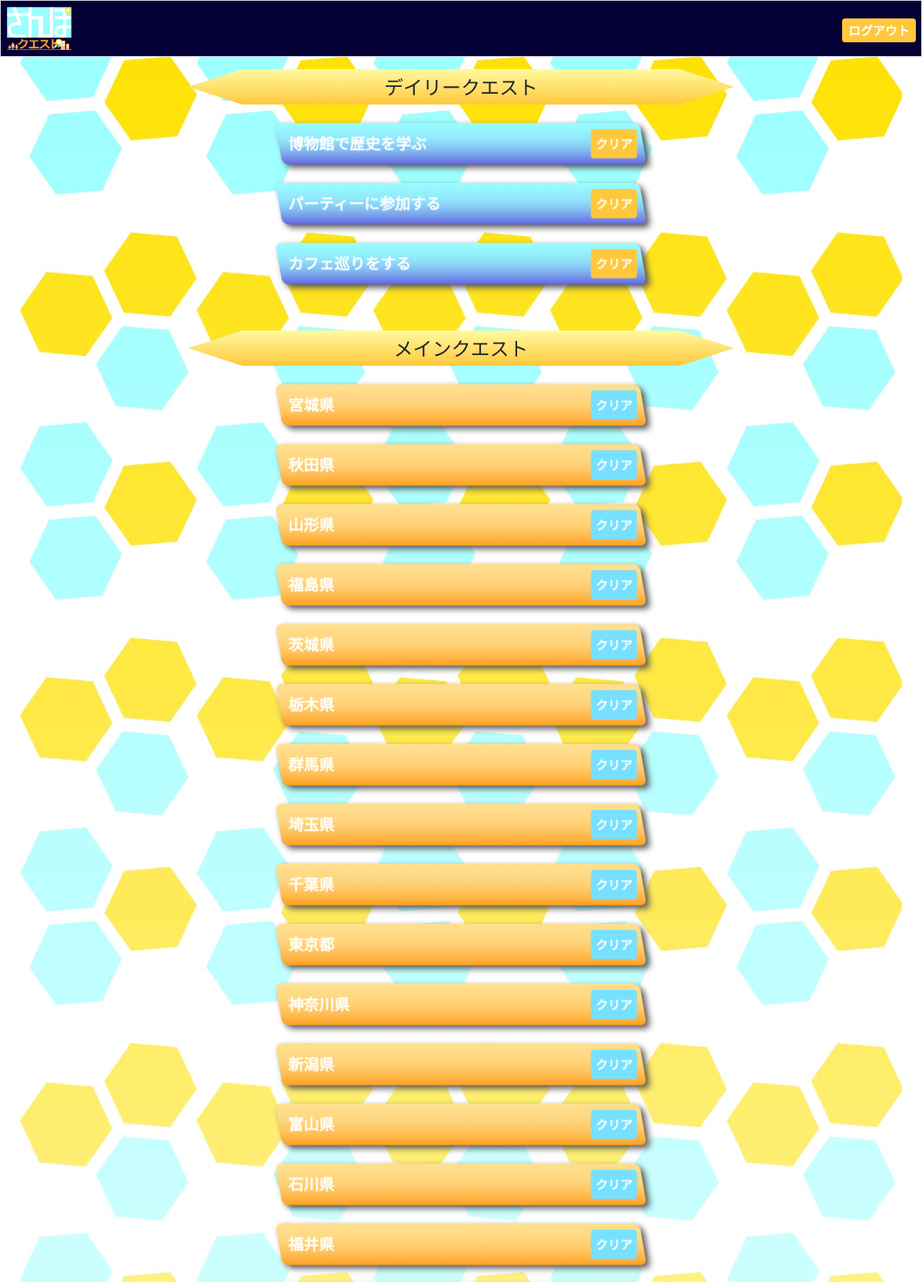
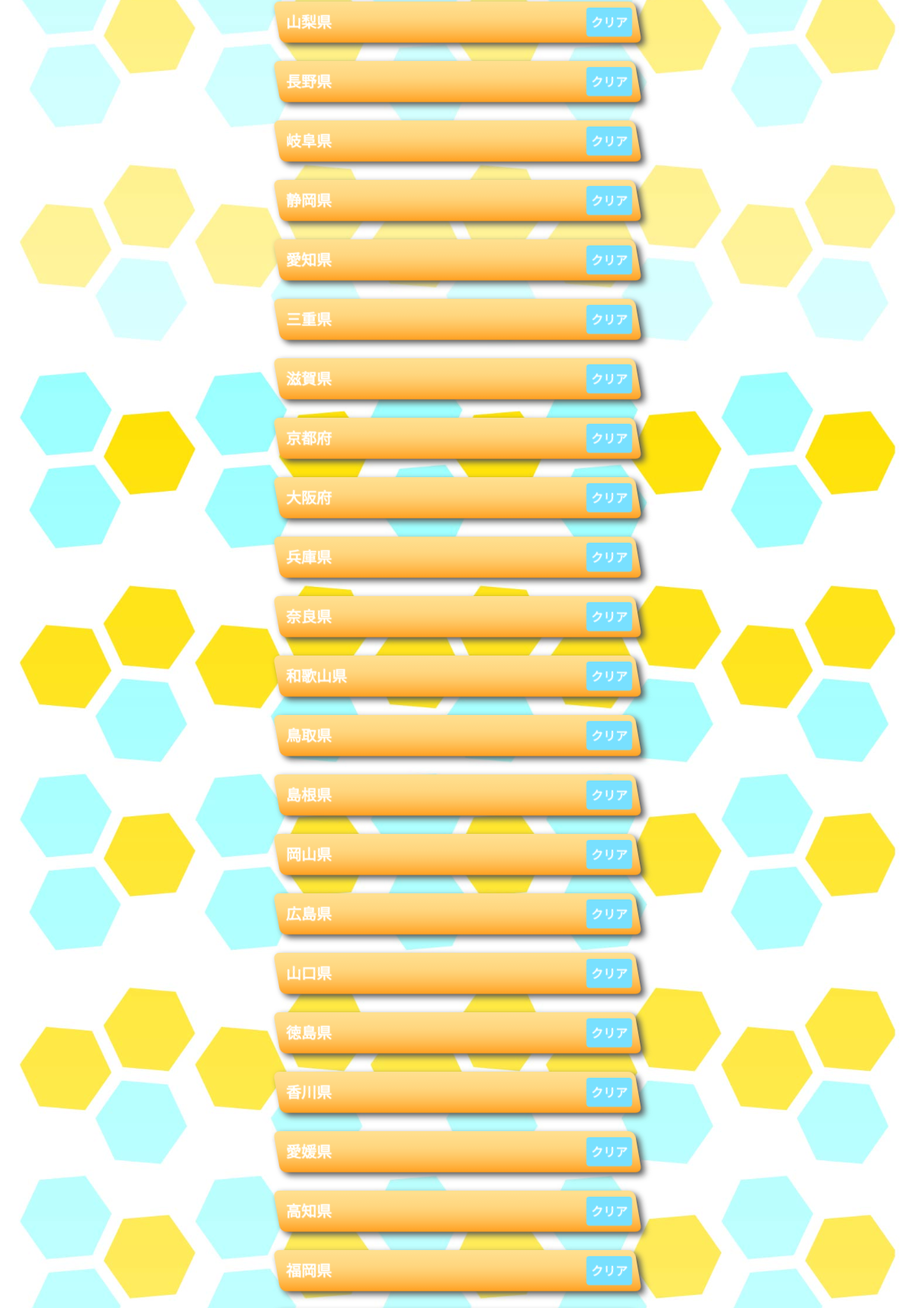
The app's page /quest (signed in, upper part) with its own data (2 pictures, top to bottom).
### tables this page shows
CREATE TABLE dailys(
id INTEGER PRIMARY KEY AUTOINCREMENT NOT NULL,
choice TEXT NOT NULL,
boolean_clear INTEGER NOT NULL DEFAULT 0
);

CREATE TABLE spots(
id INTEGER PRIMARY KEY AUTOINCREMENT NOT NULL,
prefecture TEXT,
spot TEXT,
boolean_clear INTEGER NOT NULL DEFAULT 0
);

### src/app.py (the view)
@app.route("/quest", methods=["GET", "POST"])
@login_required
def quest():
    conn = sqlite3.connect("../db/gacha.db")
    cur = conn.cursor()
    db = cur.execute("SELECT * FROM dailys")
    dailys = db.fetchall()
    db2 = cur.execute("SELECT * FROM spots")
    spots = db2.fetchall()
    return render_template("quest.html", dailys=dailys, spots=spots)

### src/app.py (called while the page is built)
def login_required(f):
    @wraps(f)
    def decorated_function(*args, **kwargs):
        if session.get("user_id") is None:
            return redirect("/login")
        return f(*args, **kwargs)
    return decorated_function

### src/templates/quest.html (shortened to what this page needs)
{% extends "layout.html" %}
{% block main %}
    <div class="title">
        <h1>デイリークエスト</h1>
    </div>
    {% for daily in dailys %}
    {% if daily[2] == 0 %}
        <form action="/achieve_daily_quest" method="POST">
            <div class="dailyquest">
                <label for="{{ daily[0] }}">{{ daily[1] }}</label>
                <button class="button-important" type="submit">クリア</button>
            </div>
        </form>
        {% endif %}
    {% endfor %}
    <div class="title">
        <h1>メインクエスト</h1>
    </div>
    {% for spot in spots %}
    {% if spot[3] == 0 %}
        <form action="/achieve_spot_quest" method="POST">
            <div class="mainquest">
                <label for="{{ spot[0] }}">{{ spot[1] }}</label>
                <button class="button-normal" type="submit">クリア</button>
            </div>
        </form>
        {% endif %}
    {% endfor %}
{% endblock %}

### src/templates/layout.html (shortened to what this page needs)
<!DOCTYPE html>
<html lang="ja">
    <head>
        <link href="https://cdn.jsdelivr.net/npm/bootstrap@5.1.3/dist/css/bootstrap.min.css" rel="stylesheet">
        <link href="/static/styles.css" rel="stylesheet">
    </head>
    <body>
        {% if session["user_id"] %}
        <nav class="button-register border navbar navbar-expand-md navbar-light nav_lock">
            <div class="container-fluid">
                <a class="navbar-brand" href="/"><img src="../static/images/sanpologo.png" style="width:auto; height:5.6rem"></a>
                        <ul class="navbar-nav ms-auto mt-2">
                            <li class="nav-item">
                                <form action="/logout">
                                    <button class="btn button-important" type="submit">ログアウト</button>
                                </form>
                            </li>
                        </ul>
                    {% endif %}
                </div>
        </nav>
        <main class="container-fluid py-5 text-center">
            {% block main %}{% endblock %}
        </main>
    </body>
</html>

### src/static/styles.css (style rules this page uses)
html { font-size:62.5%; height:100%; }
body { height: 100%; margin: 0; background-image:url(../static/images/background.jpg); background-size: contain; }
.btn { font-size:1.4rem; }
img { max-width: 100%; max-height: auto; }
.nav_lock { position: fixed; top:0; left:0; width:100%; z-index:2000; background-color:#040036; }
main { height:100%; }
.button-normal { color: #fff; font-weight:bold; font-size: 1.6rem; border: none; border-radius: 0.4rem; background-color: #78e0ff; }
.button-important { color: #fff; font-weight:bold; font-size: 1.6rem; border: none; border-radius: 0.4rem; background-color: #FFC83C; }
.button-register { color: #fff; font-weight:bold; background-color: #040036; }
.dailyquest { display:flex; justify-content:space-between; filter:drop-shadow(0.4rem 0.4rem 0.4rem #505050); width: 40%; min-width: 32rem; max-width: 48rem; margin: auto; margin-top:2.4rem; background: linear-gradient(#99ffff,70%,#6464e0); border-radius: 0.8rem; -webkit-transform: skew(10deg); }
.dailyquest label { padding: 1.2rem; color:#fff; -webkit-transform: skew(-10deg); font-size: 2.0rem; font-weight:bold; }
.dailyquest button { margin:0.8rem; -webkit-transform: skew(-10deg); }
.mainquest { display:flex; justify-content:space-between; filter:drop-shadow(0.4rem 0.4rem 0.4rem #505050); width: 40%; min-width: 32rem; max-width: 48rem; margin: auto; margin-top:2.4rem; background: linear-gradient(#ffe090,70%,#ffa020); border-radius: 0.8rem; -webkit-transform: skew(10deg); }
.mainquest label { padding: 1.2rem; color:#fff; -webkit-transform: skew(-10deg); font-size: 2.0rem; font-weight:bold; }
.mainquest button { margin:0.8rem; -webkit-transform: skew(-10deg); }
.title { background:linear-gradient(#fffaa0, #ffc83c); width:60%; margin:auto; margin-top:6rem; clip-path:polygon(10% 0%, 0% 50%, 10% 100%, 90% 100%, 100% 50%, 90% 0%); }
.title h1 { padding:0.8rem; }

### records on screen
dailys: choice "博物館で歴史を学ぶ"
dailys: choice "パーティーに参加する"
dailys: choice "カフェ巡りをする"
spots: prefecture "宮城県"
spots: prefecture "秋田県"
spots: prefecture "山形県"
spots: prefecture "福島県"
spots: prefecture "茨城県"
spots: prefecture "栃木県"
spots: prefecture "群馬県"
spots: prefecture "埼玉県"
spots: prefecture "千葉県"
spots: prefecture "東京都"
spots: prefecture "神奈川県"
spots: prefecture "新潟県"
spots: prefecture "富山県"
spots: prefecture "石川県"
spots: prefecture "福井県"
spots: prefecture "山梨県"
spots: prefecture "長野県"
spots: prefecture "岐阜県"
spots: prefecture "静岡県"
spots: prefecture "愛知県"
spots: prefecture "三重県"
spots: prefecture "滋賀県"
spots: prefecture "京都府"
spots: prefecture "大阪府"
spots: prefecture "兵庫県"
spots: prefecture "奈良県"
spots: prefecture "和歌山県"
spots: prefecture "鳥取県"
spots: prefecture "島根県"
spots: prefecture "岡山県"
spots: prefecture "広島県"
spots: prefecture "山口県"
spots: prefecture "徳島県"
spots: prefecture "香川県"
spots: prefecture "愛媛県"
spots: prefecture "高知県"
spots: prefecture "福岡県"
